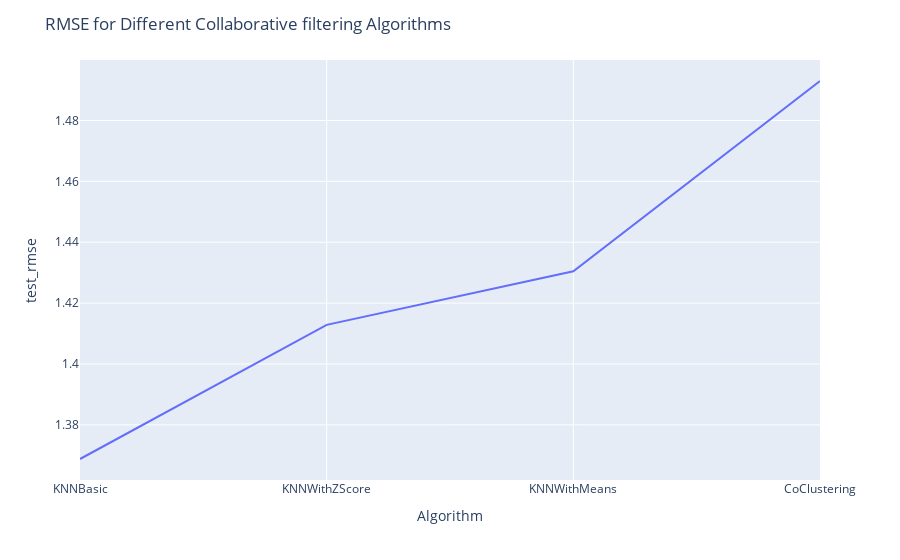

The cell this chart's notebook holds for it:
### Markdown cell above
## Line Plot for RMSE

### Code cell
fig_line = px.line(df_recommendations.reset_index()[6:10],x="Algorithm", y="test_rmse")
fig_line.update_layout(title='RMSE for Different Collaborative filtering Algorithms')

### Figure 1 — Plotly figure (JSON) as saved in the notebook; plotly's stock layout.template omitted (floating-point values rounded to 4 significant figures)
{"data": [{"hoverlabel": {"namelength": 0}, "hovertemplate": "Algorithm=%{x}<br>test_rmse=%{y}", "legendgroup": "", "line": {"color": "#636efa", "dash": "solid"}, "mode": "lines", "name": "", "showlegend": false, "type": "scatter", "x": ["KNNBasic", "KNNWithZScore", "KNNWithMeans", "CoClustering"], "xaxis": "x", "y": [1.369, 1.413, 1.43, 1.493], "yaxis": "y"}], "layout": {"legend": {"tracegroupgap": 0}, "margin": {"t": 60}, "title": {"text": "RMSE for Different Collaborative filtering Algorithms"}, "xaxis": {"anchor": "y", "domain": [0, 1], "title": {"text": "Algorithm"}}, "yaxis": {"anchor": "x", "domain": [0, 1], "title": {"text": "test_rmse"}}}}
